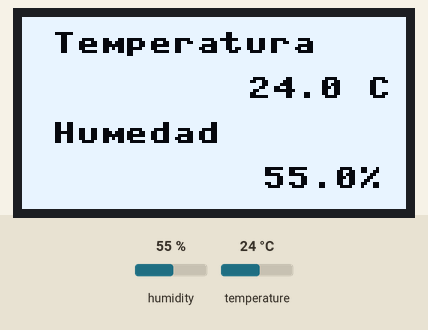
This program was run on a simulated MicroPython board. Shown: 128×64 one-colour display. The inputs (shaded band) are chosen by the test bench; at power-on: humidity 55 %, temperature 24 °C.

Above: at 3.2 s.
3.3 s: humidity set to 22 %
At 4.3 s:
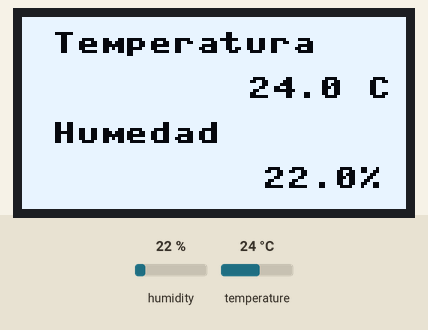
5.1 s: temperature set to 12 °C
At 6.4 s:
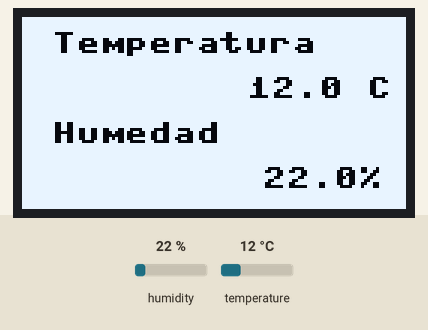
6.7 s: humidity set to 40 %
At 7.8 s:
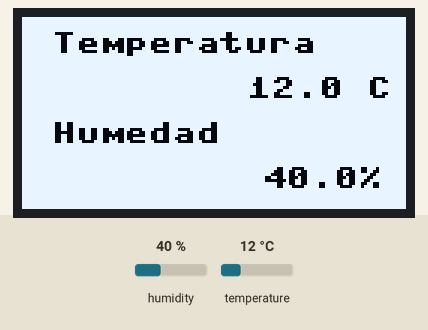
8.3 s: temperature set to 19 °C
Timing chart, 0 to 10.9 s (numbered marks = the images above; inputs shaded):
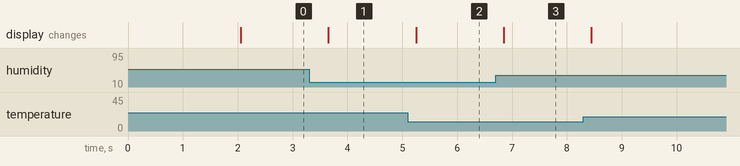

The program:

ejemplo12_uso_oled2_ssd1306.py
```python
from machine import Pin, SoftI2C
from ssd1306 import SSD1306_I2C
from dht import DHT22
from time import sleep

i2c = SoftI2C(scl=Pin(21), sda=Pin(22), freq=1000000)
sensor = DHT22(Pin(13))

oled_width = 128
oled_height = 64
oled = SSD1306_I2C(oled_width, oled_height, i2c)

oled.fill(0)
oled.text('Hola curso!', 10, 5)
oled.text('Micropython', 20, 25)
oled.text('UTN - FRT', 30, 45)
oled.show()

sleep(2)

while True:
    sensor.measure() # Leemos los valores del sensor
    temperatura = sensor.temperature() # Obtenemos la temperatura
    humedad = sensor.humidity() # Obtenemos la humedad

    oled.fill(1)
    oled.text('Temperatura', 10,5,0)
    oled.text(f'{temperatura} C', 75,20,0)
    oled.text('Humedad', 10,35,0)
    oled.text(f'{humedad}%', 80,50,0)
    oled.show()
    sleep(0.5)
```

Measured:
- after the input at 3.3 s, the display: changes after 0.35 s (image 1)
- after the input at 5.1 s, the display: changes after 0.15 s (image 2)
- after the input at 6.7 s, the display: changes after 0.15 s (image 3)
